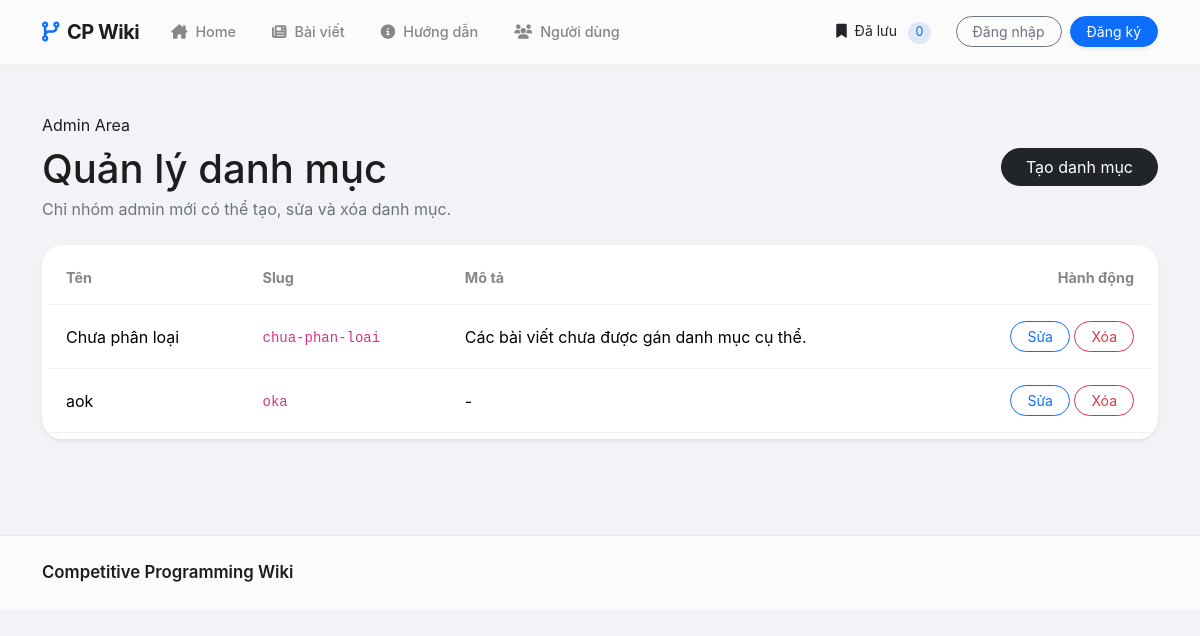
Page /categories/ on the committed database.
### wiki/models.py (models this page shows, shortened)
class Category(models.Model):
    name = models.CharField(max_length=120, unique=True)
    slug = models.SlugField(max_length=140, unique=True)
    description = models.TextField(blank=True)
    created_at = models.DateTimeField(auto_now_add=True)
    class Meta:
        ordering = ['name']
        verbose_name_plural = 'categories'

### wiki/views/categories.py (the view)
# urls.py: path('categories/', categories.CategoryListView.as_view(), name='category-list'),
class CategoryListView(ListView):
    model = Category
    template_name = 'wiki/category_list.html'
    context_object_name = 'categories'

### templates/wiki/category_list.html (shortened to what this page needs)
{% extends 'base.html' %}
{% block content %}
<div class="page-shell">
    <div class="page-header">
        <div class="page-header__content">
            <div class="section-eyebrow mb-2">Admin Area</div>
            <h1 class="hero-title-sm mb-1">Quản lý danh mục</h1>
            <p class="text-secondary mb-0">Chỉ nhóm admin mới có thể tạo, sửa và xóa danh mục.</p>
        </div>
        <a class="btn btn-dark rounded-pill px-4" href="{% url 'wiki:category-create' %}">Tạo danh mục</a>
    </div>
    <div class="card border-0 shadow-sm app-card table-shell">
        <div class="table-responsive">
            <table class="table align-middle mb-0 category-table">
                <thead>
                    <tr>
                        <th>Tên</th>
                        <th>Slug</th>
                        <th>Mô tả</th>
                        <th class="text-end">Hành động</th>
                    </tr>
                </thead>
                <tbody>
                    {% for category in categories %}
                        <tr>
                            <td>{{ category.name }}</td>
                            <td><code>{{ category.slug }}</code></td>
                            <td>{{ category.description|default:"-"|truncatechars:100 }}</td>
                            <td class="text-end">
                                <a class="btn btn-sm btn-outline-primary rounded-pill px-3" href="{% url 'wiki:category-edit' category.pk %}">Sửa</a>
                                <a class="btn btn-sm btn-outline-danger rounded-pill px-3" href="{% url 'wiki:category-delete' category.pk %}">Xóa</a>
                            </td>
                        </tr>
                    {% empty %}
                        <tr>
                            <td colspan="4" class="py-4">
                                <div class="empty-state centered">Chưa có danh mục nào.</div>
                            </td>
                        </tr>
                    {% endfor %}
                </tbody>
            </table>
        </div>
    </div>
</div>
{% endblock %}

### static/css/site.css (style rules this page uses)
:root { --font-sans: "Inter", "Segoe UI", Roboto, "Helvetica Neue", Arial, sans-serif; --font-ui: "Inter", "Segoe UI", Roboto, "Helvetica Neue", Arial, sans-serif; --font-display: "Inter", "Segoe UI", Roboto, "Helvetica Neue", Arial, sans-serif; --font-mono: "JetBrains Mono", "Fira Code", "SFMono-Regular", "Consolas", monospace; }
:root { --bg: #f2f2f7; --panel: #ffffff; --panel-strong: #ffffff; --ink: #1d1d1f; --muted: #86868b; --line: rgba(0, 0, 0, 0.05); --brand: #0071e3; --brand-soft: #e5f1fd; --accent: #111827; --success: #34c759; --danger: #ff3b30; --shadow-sm: 0 2px 8px rgba(0, 0, 0, 0.04); --shadow: 0 4px 16px rgba(0, 0, 0, 0.08); --shadow-lg: 0 8px 32px rgba(0, 0, 0, 0.12); --radius-sm: 12px; --radius: 20px; --radius-lg: 28px; }
* { -webkit-font-smoothing: antialiased; box-sizing: border-box; }
body.app-shell { background: var(--bg); color: var(--ink); font-family: -apple-system, BlinkMacSystemFont, "Segoe UI", Roboto, Helvetica, Arial, sans-serif; min-height: 100vh; text-rendering: optimizeLegibility; }
.app-card, .glass-alert, .article-actions-bar > div { background: var(--panel); border: 1px solid var(--line); border-radius: var(--radius); box-shadow: var(--shadow-sm); transition: transform 0.2s ease, box-shadow 0.2s ease; will-change: transform; }
.page-shell { display: grid; gap: 1.5rem; }
.page-header { align-items: center; display: flex; gap: 1rem; justify-content: space-between; }
.page-header__content { max-width: 46rem; }
.auth-card, .form-card, .confirm-card, .table-shell, .stack-shell { overflow: hidden; }
.table-shell { padding: 0.35rem; }
.table-shell .table { margin-bottom: 0; }
.table { --bs-table-bg: transparent; --bs-table-striped-bg: rgba(255, 255, 255, 0.44); --bs-table-hover-bg: rgba(10, 102, 217, 0.04); }
.table thead th { border-bottom-width: 1px; color: var(--muted); font-size: 0.9rem; font-weight: 700; }
.table td, .table th { border-color: rgba(29, 29, 31, 0.06); vertical-align: middle; }
.category-table td, .category-table th { padding: 1rem 1.15rem; }

### rows in the picture
Category: name "Chưa phân loại", slug "chua-phan-loai", description "Các bài viết chưa được gán danh mục cụ thể."
Category: name "aok", slug "oka", description "-"
